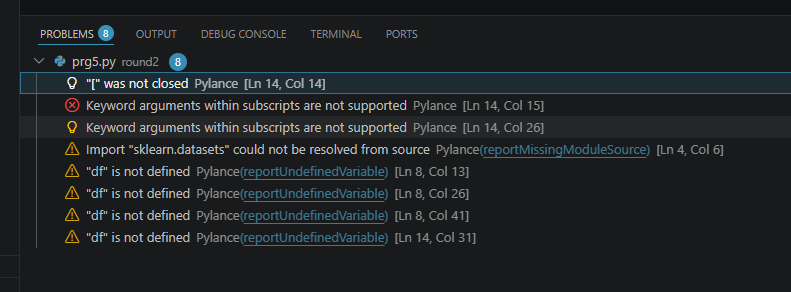
#> input picture backend/test-file.png, 791 x 292 px, found by its file name
$ python debug_pipeline.py
#> lines starting #> are read from the running program, lines starting #| are printed output that depends on the picture; after the words box and inside, x2 and y2 are one past the last pixel; in counts of white or black regions, pixels touching at a corner belong together
import sys
sys.path.insert(0, 'E:/webProgramming/survey-digitizer/backend')

from PIL import Image as PILImage
import cv2
import numpy as np
import logging
import easyocr
logging.basicConfig(level=logging.INFO)

img = PILImage.open('E:/webProgramming/survey-digitizer/test-file.png')
#> img is the input picture: PIL image 791x292 RGBA; mean R, G, B, A 32.2, 35.4, 37.2, 255
print("=== Step 1: Load ===")
print("PIL size:", img.size)
#| PIL size: (791, 292)

# Step 1: Convert
open_cv_image = cv2.cvtColor(np.array(img), cv2.COLOR_RGB2BGR)
print("=== Step 2: Converted to BGR ===")
print("Shape:", open_cv_image.shape)
#| Shape: (292, 791, 3)

# Step 3: Enhances
lab = cv2.cvtColor(open_cv_image, cv2.COLOR_BGR2LAB)
#> lab: shape (292, 791, 3); mean of channels 0, 1, 2 34.4, 127.6, 126.4
l, a, b = cv2.split(lab)
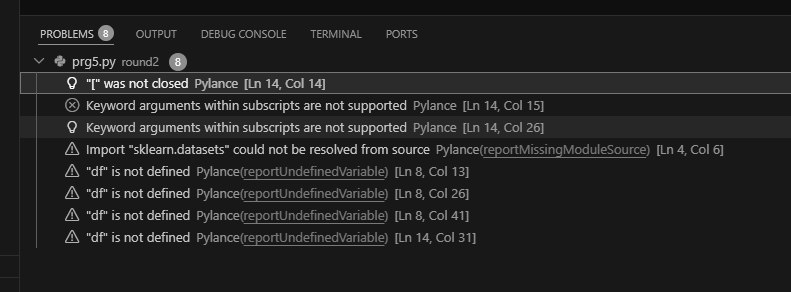
#> l: shape (292, 791); min 15, max 255, mean 34.4
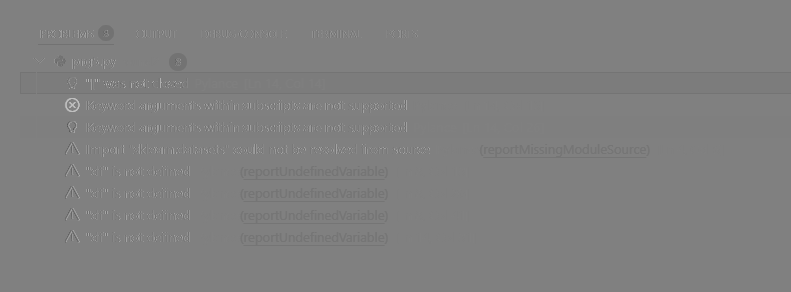
#> a: shape (292, 791); min 88, max 195, mean 127.6
clahe = cv2.createCLAHE(clipLimit=3.0, tileGridSize=(8, 8))
cl = clahe.apply(l)
limg = cv2.merge((cl, a, b))
#> limg: shape (292, 791, 3); mean of channels 0, 1, 2 37.2, 127.6, 126.4
enhanced = cv2.cvtColor(limg, cv2.COLOR_LAB2BGR)
print("=== Step 3: CLAHE ===")
print("Shape:", enhanced.shape)
#| Shape: (292, 791, 3)

# Step 4: Deskew
gray = cv2.cvtColor(enhanced, cv2.COLOR_BGR2GRAY)
gray = cv2.bitwise_not(gray)
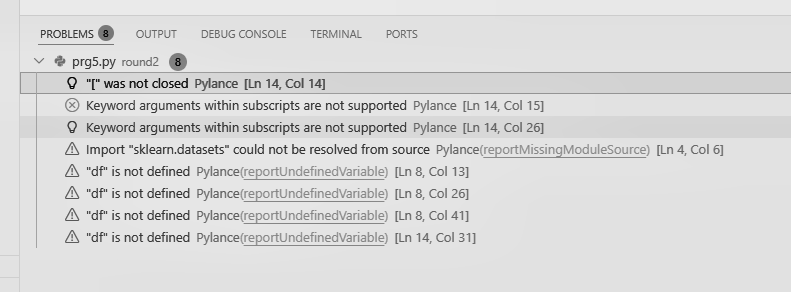
#> gray: shape (292, 791); min 0, max 234, mean 217.5
thresh = cv2.threshold(gray, 0, 255, cv2.THRESH_BINARY | cv2.THRESH_OTSU)[1]
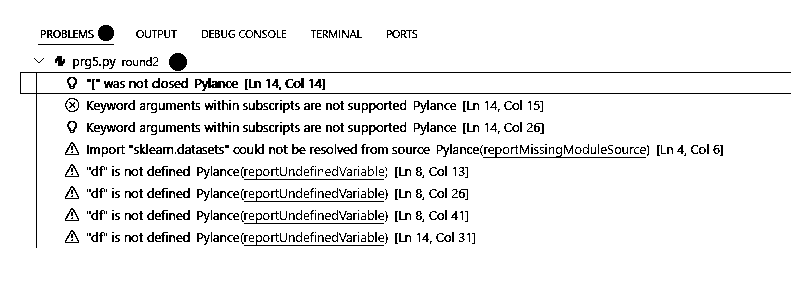
#> thresh: shape (292, 791); 93.1% white; black in thin lines or dots, all inside (x1, y1, x2, y2) = (20, 25, 791, 248)
coords = np.column_stack(np.where(thresh > 0))
#> coords = 215107 pairs, first value 0 to 291, second value 0 to 790
angle = cv2.minAreaRect(coords)[-1]
#> angle = -90
print(f"=== Step 4: Deskew - angle: {angle} ===")
#| === Step 4: Deskew - angle: -90.0 ===

(h, w) = enhanced.shape[:2]
#> h = 292; w = 791
center = (w // 2, h // 2)
#> center = (395, 146)
M = cv2.getRotationMatrix2D(center, angle, 1.0)
#> M = [[6.12e-17, -1, 541], [1, 6.12e-17, -249]]
rotated = cv2.warpAffine(enhanced, M, (w, h), flags=cv2.INTER_CUBIC, borderMode=cv2.BORDER_REPLICATE)
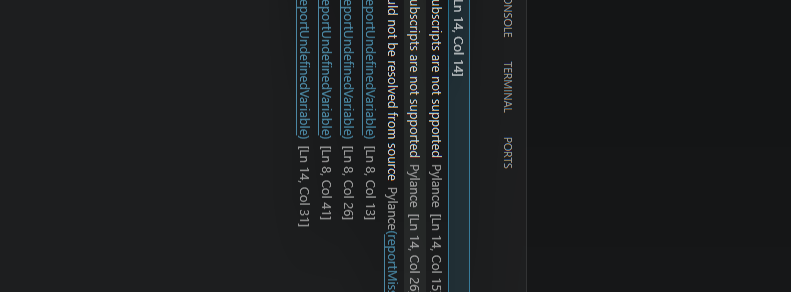
#> rotated: shape (292, 791, 3); mean B, G, R 32.4, 31, 28.8
print("After deskew shape:", rotated.shape)
#| After deskew shape: (292, 791, 3)

# Run OCR on deskewed
#> (the run stopped early here; a loop or call above may not have finished)
